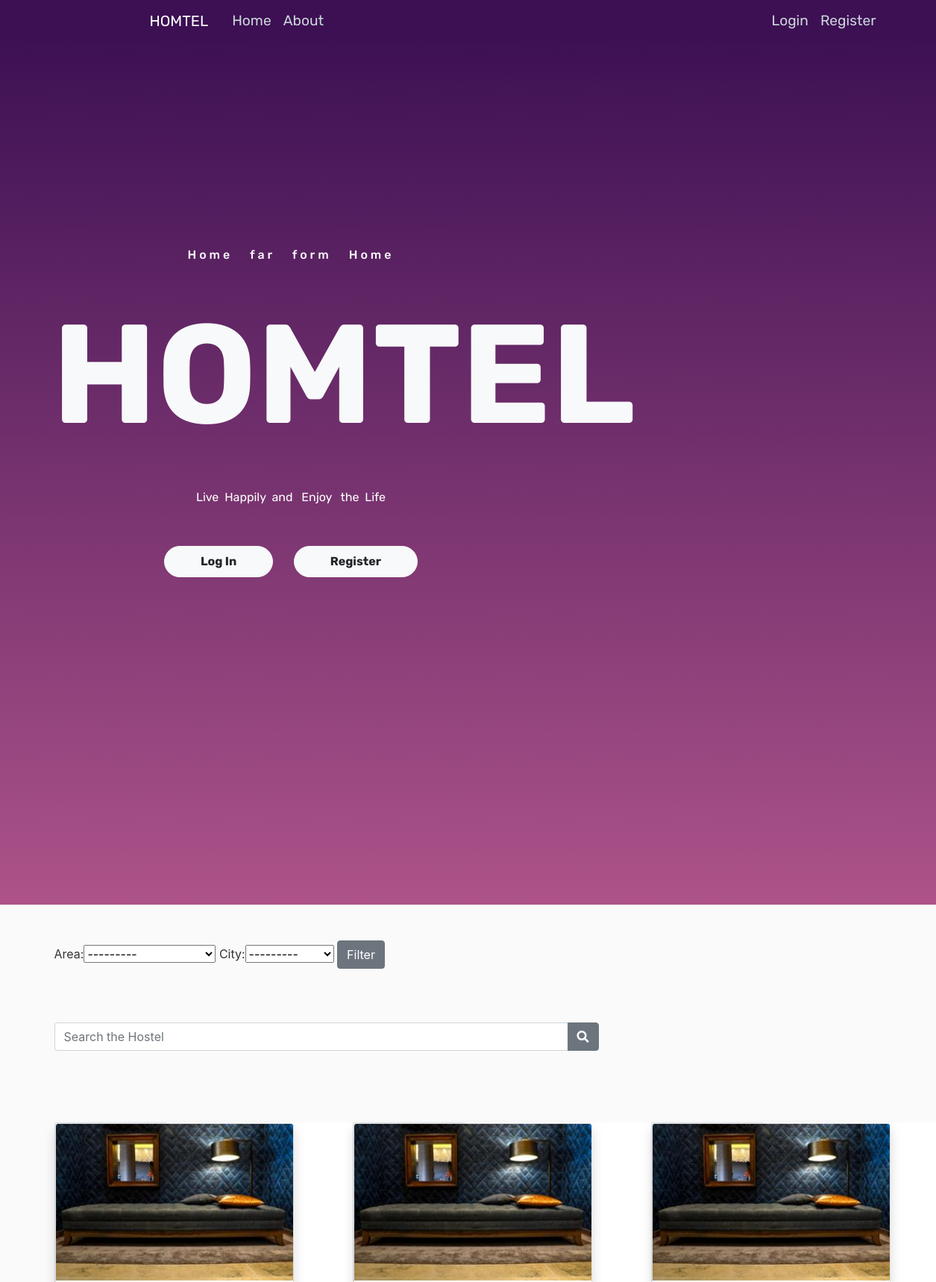
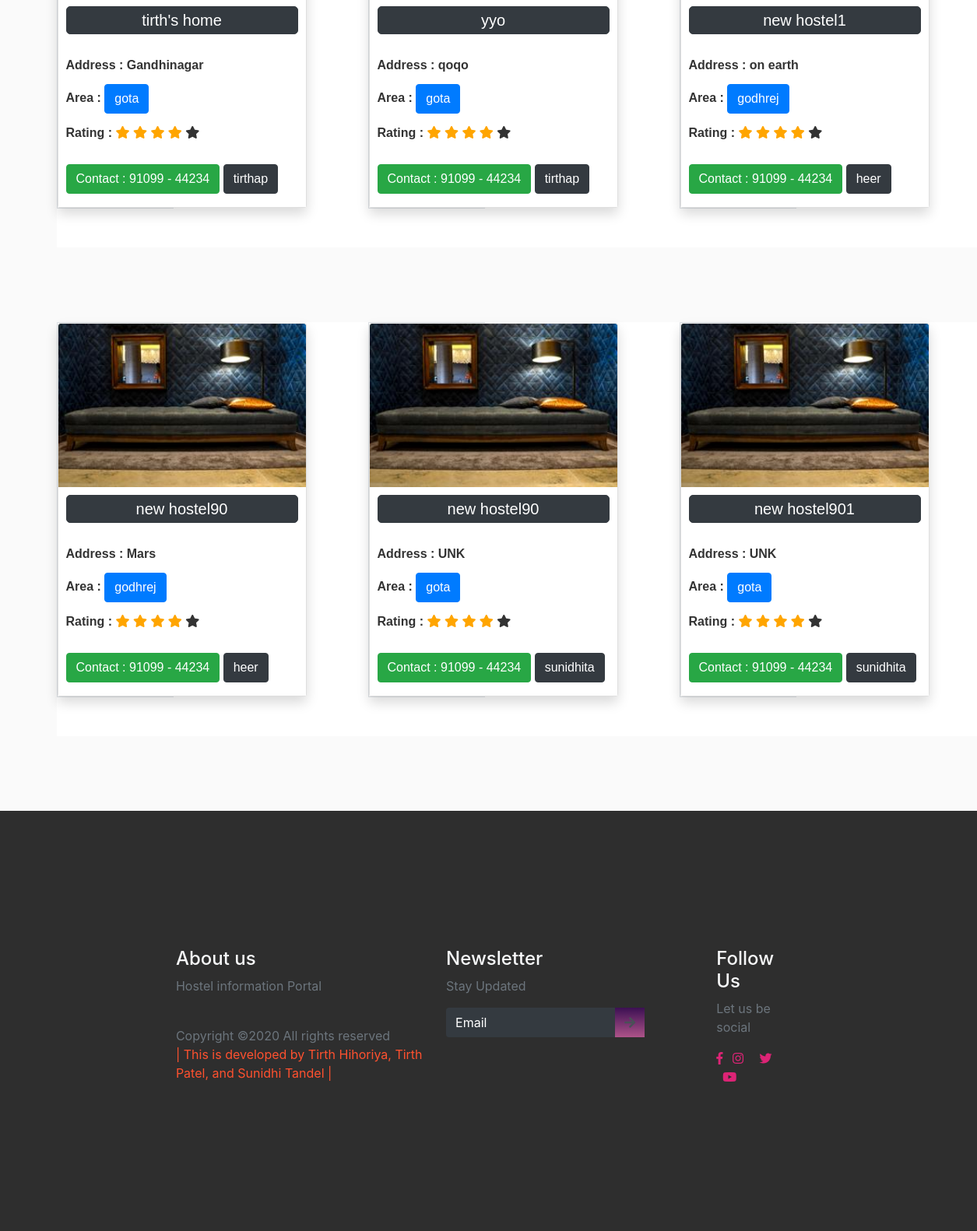
The page / on the database its author committed (2 pictures, top to bottom).
### blog/models.py (models this page shows, shortened)
class Post(models.Model):
    CITY_CHOICES = [
        ("gandhinagar", "Gandhinagar"),
        ("ahmedabad", "Ahmedabad"),
        ("bhavnagar", "Bhavnagar"),
    ]
    AREA_CHOICES = [
        ("gota", "Gota"),
        ("vaishnodevi", "Vaishnodevi"),
        ("godhrej", "Godhrej Garden City"),
    ]
    RATING_CHOICES = [("1", "1"), ("2", "2"), ("3", "3"), ("4", "4"), ("5", "5")]
    hostel_name = models.CharField(max_length=20)
    address = models.CharField(max_length=100, default="UNK")
    area = models.CharField(max_length=20, choices=AREA_CHOICES, default="UNK")
    city = models.CharField(max_length=20, choices=CITY_CHOICES, default="UNK")
    contact = PhoneNumberField(null=True, blank=True, unique=True)
    rating = models.CharField(max_length=1, choices=RATING_CHOICES, default="UNK")
    breakfast = models.BooleanField(default=False)
    lunch = models.BooleanField(default=False)
    dinner = models.BooleanField(default=False)
    transportation = models.BooleanField(default=False)
    cctv = models.BooleanField(default=False)
    fridge = models.BooleanField(default=False)
    washing_machine = models.BooleanField(default=False)
    geyser = models.BooleanField(default=False)
    ac = models.BooleanField(default=False)
    date_posted = models.DateTimeField(
        default=timezone.now
    )  # only when post was created use--> auto_now_add=True
    author = models.ForeignKey(User, on_delete=models.CASCADE)

### users/models.py (models this page shows, shortened)
class Profile(models.Model):
    user = models.OneToOneField(User, on_delete=models.CASCADE)
    image = models.ImageField(default="default.jpg", upload_to="profile_pics")

### blog/views.py (the view)
# urls.py: path("", views.home, name="blog-home"),
def home(request):
    posts_list = Post.objects.all()
    query = request.GET.get('q')
    if query:
        posts_list = Post.objects.filter(hostel_name__icontains=query).order_by("date_posted")
    myFilter = PostFilter(request.GET, queryset=posts_list)
    posts_list = myFilter.qs
    context = {
        "posts": posts_list,
        'myFilter':myFilter,
    }
    return render(request, "blog/home.html", context)

### blog/templates/blog/home.html (shortened to what this page needs)
{% load static %}
<!DOCTYPE html>
<html >
  <head>
    <link rel="stylesheet" href="https://stackpath.bootstrapcdn.com/bootstrap/4.4.1/css/bootstrap.min.css">
    <link rel="stylesheet" type="text/css" href="{% static 'blog/main.css' %}">
    <link rel="stylesheet" href="https://use.fontawesome.com/releases/v5.7.2/css/all.css"
>
    <link rel="stylesheet" href="{% static 'blog/Style.css' %}" />
  <link rel="stylesheet" href="{% static 'blog/mobile-style.css' %}">
  <link rel="stylesheet" href="{% static 'blog/main.js' %}">
</head>
<body>
   <div class="mheader">
    <header class="site-header">
        <nav class="navbar navbar-expand-md navbar-dark bg-steel fixed-top">
        <div class="container">
            <a class="navbar-brand mr-4" href="{% url 'blog-home' %} ">HOMTEL</a>
            <div class="collapse navbar-collapse" id="navbarToggle">
            <div class="navbar-nav mr-auto">
                <a class="nav-item nav-link" href="{% url 'blog-home' %} ">Home</a>
                <a class="nav-item nav-link" href="{% url 'blog-about' %} ">About</a>
            </div>
            <div class="navbar-nav">
              {% if user.is_authenticated %}
                {% if user.user_role == seller %}
                  <a class="nav-item nav-link" href="{% url 'post-create' %}">New Hostel</a>
                {% endif %}
                  <a class="nav-item nav-link" href="{% url 'profile' %}">Profile</a>
                  <a class="nav-item nav-link" href="{% url 'logout' %}">Logout</a>
              {% else %}
                <a class="nav-item nav-link" href="{% url 'login' %}">Login</a>
                <a class="nav-item nav-link" href="{% url 'register' %}">Register</a>
              {% endif %}
            </div>
            </div>
        </div>
        </nav>
        <div class="container text-center homecont">
          <div class="row">
            <div class="col-md-7 col-sm-12  text-white">
              <h6>Home &nbsp; far &nbsp;  form  &nbsp; Home</h6>
              <h1>HOMTEL</h1>
              <p>
                Live  &nbsp;Happily  &nbsp;and &nbsp; Enjoy &nbsp; the  &nbsp;Life
              </p>
              <br>
              {% if user.is_authenticated %}
                Welcome to Our Website!
              {% else %}
              <button class="btn btn-light px-5 py-2 primary-btn">
                Log In
              </button>&nbsp;&nbsp;&nbsp;&nbsp;&nbsp;&nbsp;
              <button class="btn btn-light px-5 py-2 primary-btn">
                Register
              </button>
              {% endif %}
            </div>
          </div>
        </div>
    </header>
  <br>
  </div>
    <main role="main" class="container">
        <div class="row">
          <div class="col-md-8">
            <br>
              <form action="" method="GET">
                {{myFilter.form}}
                <input type="submit" class="btn btn-secondary"  value="Filter" >
              </form>
          <br><br><br>
              <form action="" method="GET">
            <div class="input-group">
              <input type="text" class="form-control" name='q' placeholder="Search the Hostel">
              <div class="input-group-append">
                <button class="btn btn-secondary" type="submit">
                  <i class="fa fa-search"></i>
                </button>
              </div>
            </div>
          </form>
<div class="container nomargin">
  <div class="yyy row nomargin">
            {% for post in posts %}
            <div class="xxx container divcard container-card ">
              <div class="www row row-card divcard ">
                  <div class="border col-md-6 row-card divcard ">
                      <div class="card shadow divcard " style="width: 20rem; height:30rem;">
                          <div class="inner divcard ">
                              <img src="{{ post.author.profile.image.url }}" alt="profile_pic" class="card-img-top">
                          </div>
                          <div class="card-body divcard">
                            <p><a href="{% url 'post-detail' post.id %}" class="btn btn-dark h_name">{{ post.hostel_name }}</a></p>
                            <p class="card-text2"><br>
                              Address : {{ post.address }}
                              <br><br>
                              Area :
                              <a href="#" class="btn btn-primary area">{{ post.area }}</a></p>
                              <p>Rating :
                              {% with ''|center:4 as range %}
                              {% for _ in range %}
                                <span class="fa fa-star checked"></span>
                              {% endfor %}
                              {% endwith %}
                              <span class="fa fa-star "></span>
                            </p>
                            <br>
                            <a href="#" class="btn btn-success">Contact :  91099 - 44234</a>
                             <a href="{% url 'user-posts' post.author.username %}" class="btn btn-dark">{{ post.author }}</a>
                          </div>
                        </div>
                  </div>
                </div>
              </div>
    {% endfor %}
  </div>
</div>
          </div>
        </div>
      </main>
      <br><br><br><br>
      <footer>
        <div class="container-fluid p-0">
          <div class="row text-left">
            <div class="col-md-5 col-sm-5">
              <h4 class="text-light">About us</h4>
              <p class="text-muted">Hostel information Portal </p>
              <p class="pt-4 text-muted">Copyright ©2020 All rights reserved <br>
                <span> |  This is developed by Tirth Hihoriya, Tirth Patel, and Sunidhi Tandel  |</span>
              </p>
            </div>
            <div class="col-md-5 col-sm-12">
              <h4 class="text-light">Newsletter</h4>
              <p class="text-muted">Stay Updated</p>
              <form class="form-inline">
                <div class="col pl-0">
                  <div class="input-group pr-5">
                    <input type="text" class="form-control bg-dark text-white" id="inlineFormInputGroupUsername2" placeholder="Email">
                    <div class="input-group-prepend">
                      <div class="input-group-text">
                        <i class="fas fa-arrow-right"></i>
                      </div>
                    </div>
                  </div>
                </div>
              </form>
            </div>
            <div class="col-md-2 col-sm-12">
              <h4 class="text-light">Follow Us</h4>
              <p class="text-muted">Let us be social</p>
              <div class="column text-light">
                <i class="fab fa-facebook-f"></i>
                <i class="fab fa-instagram"></i>
                <i class="fab fa-twitter"></i>
                <i class="fab fa-youtube"></i>
              </div>
            </div>
          </div>
        </div>
      </footer>
</body>
</html>

### blog/static/blog/main.css (style rules this page uses)
body { background: #fafafa; color: #333333; margin-top: 5rem; }
h1, h2, h3, h4, h5, h6 { color: #f8f9fa; }
.bg-steel { background-color: #3c1053; }
.mheader { color:blue; margin-top:-37px; }
.site-header .navbar-nav .nav-link { color: #cbd5db; }

### blog/static/blog/Style.css (style rules this page uses)
* { box-sizing: border-box; }
header, section { overflow-x: hidden; }
:root { --Rubik-font: "Rubik", cursive; --Rubik: "Rubik", cursive; --Patua: "Patua One", cursive; --Lobster: "lobster", cursive; --light-black: #2e2c2caf; --bggradient: linear-gradient(to bottom, #3c1053 ,#ad5389); --light-gray: rgba(255, 255, 255, 0.877); }
header a { font-family: var(--Rubik); font-size: 0.9em; color: whitesmoke; }
header .nav-item:last-child { padding-right: 10.5em; }
header .nav-item { padding: 0.2em; }
header .navbar-brand { padding-left: 8rem; }
header .row .col-md-7 { padding: 22vmin 1vmin; padding-bottom: 35vmin; }
header { background: #3c1053; background: var(--bggradient); }
header .container .col-md-7 { font-family: "Rubik", sans-serif; }
header .container .col-md-7 h6 { padding: 1vmin; letter-spacing: 4px; }
header .container .col-md-7 h1 { font-size: 15vmin; font-weight: bold; padding: 0.1em 0em; }
header .container .col-md-7 p { padding: 1vmin 5vmin; }
.primary-btn { border-radius: 30px; font-weight: bold; }
footer { background: rgba(0, 0, 0, 0.815); overflow-x: hidden; padding: 14vmin 18vmin; }
footer p > span { color: #ff512f; }
footer input { border: none !important; }
footer input::placeholder { color: white !important; }
footer .input-group .input-group-text { background: var(--bggradient); border: none; }
footer .column i { color: #dd2476; }
footer .column i + i { padding: 0 0.5em; }

### blog/templates/blog/home.html (style rules this page uses)
.bg-steel { background-color: #3c1053; }
header a { font-family: var(--Rubik); font-size: 1.2em; color: whitesmoke; }
.row-card { font-family: 'Ubuntu', sans-serif; background:#c8cdd4; font-weight: bold; }
.divcard { background-color: hsl(0, 0%, 100%); }
.col-md-6 { padding-left: 0px; margin-bottom: 50px; }
.checked { color: orange; }
.container-card { margin-top: 8%; }
.inner { overflow: hidden; }
.inner img { transition: all 1.5s ease; }
.h_name { padding : 2px 5px 2px 5px; color : #FFF; text-align: center; border-radius: 5px; width: 100%; font-size: 20px; }
.area { margin-right: 90px; }
.www { width: 300px; }
.xxx { width: 400px; }
.yyy { width: 1200px; }
.card-body { line-height: 1.0; padding : 10px; }

### rows shown on the page
Post: author.profile.image (placeholder picture), hostel_name "tirth's home", address "Gandhinagar", area "gota", author "tirthap"
Post: author.profile.image (placeholder picture), hostel_name "yyo", address "qoqo", area "gota", author "tirthap"
Post: author.profile.image (placeholder picture), hostel_name "new hostel1", address "on earth", area "godhrej", author "heer"
Post: author.profile.image (placeholder picture), hostel_name "new hostel90", address "Mars", area "godhrej", author "heer"
Post: author.profile.image (placeholder picture), hostel_name "new hostel90", address "UNK", area "gota", author "sunidhita"
Post: author.profile.image (placeholder picture), hostel_name "new hostel901", address "UNK", area "gota", author "sunidhita"
